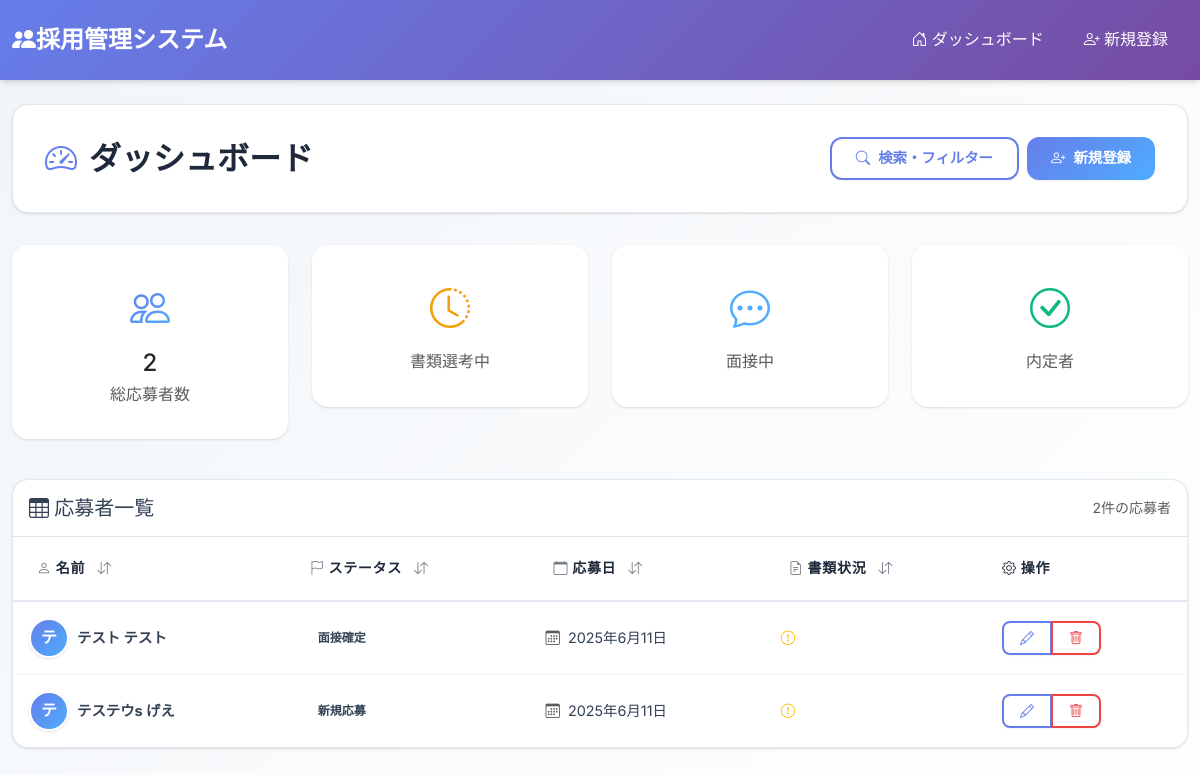
The app's page /recruit/, older data.
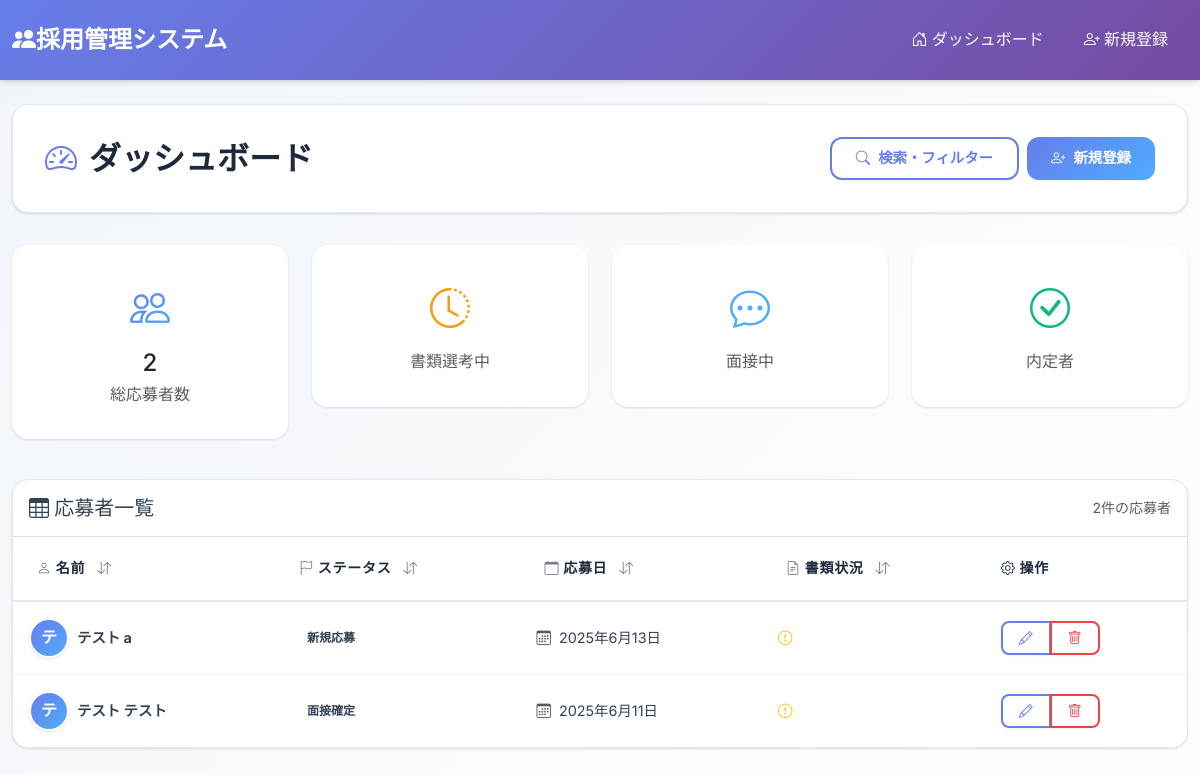
The same page, newer data.
### recruit/models.py (models this page shows, shortened)
class Recruit(models.Model):
    id = models.AutoField(primary_key=True)
    STATUS_CHOICES = [
        ('新規応募', '新規応募'),
        ('書類選考NG', '書類選考NG'),
        ('面接調整中', '面接調整中'),
        ('面接確定', '面接確定'),
        ('面接NG', '面接NG'),
        ('オファ面調整中', 'オファ面調整中'),
        ('オファ面確定', 'オファ面確定'),
        ('オファ面NG', 'オファ面NG'),
        ('辞退', '辞退'),
        ('内定承諾', '内定承諾'),
    ]
    DOCUMENT_RESULT_CHOICES = [
        ('', '選択してください'),
        ('合格', '合格'),
        ('書類NG', '書類NG'),
        ('未', '未'),
    ]
    INTERVIEW_RESULT_CHOICES = [
        ('', '選択してください'),
        ('合格', '合格'),
        ('面接NG', '面接NG'),
        ('未', '未'),
    ]
    MEDIA_CHOICES = [
        ('', '選択してください'),
        ('Indeed', 'Indeed'),
        ('Wantedly', 'Wantedly'),
        ('Green', 'Green'),
        ('その他', 'その他'),
    ]
    REMINDER_CHOICES = [
        ('', '選択してください'),
        ('送信済み', '送信済み'),
        ('未送信', '未送信'),
    ]
    status = models.CharField(
        max_length=100,
        verbose_name='選考進捗',
        default='未対応',
        choices=STATUS_CHOICES
    )
    memo = models.TextField(blank=True, null=True, verbose_name='備考')
    job_title = models.CharField(max_length=100, blank=True, null=True, verbose_name='職種')
    entry_day = models.DateField(default=timezone.now, verbose_name='応募日')
    last_name = models.CharField(max_length=100, verbose_name='姓', default='')
    first_name = models.CharField(max_length=100, verbose_name='名', default='')
    last_name_kana = models.CharField(max_length=100, verbose_name='セイ', default='')
    first_name_kana = models.CharField(max_length=100, verbose_name='メイ', default='')
    age = models.IntegerField(blank=True, null=True, verbose_name='年齢')
    mobile_number = models.CharField(max_length=20, blank=True, null=True, verbose_name='携帯番号')
    email = models.EmailField(blank=True, null=True, verbose_name='メールアドレス')
    gender = models.CharField(max_length=10, blank=True, null=True, verbose_name='性別')
    prefectures = models.CharField(max_length=50, blank=True, null=True, verbose_name='都道府県')
    address = models.CharField(max_length=200, blank=True, null=True, verbose_name='現住所')
    nationality = models.CharField(max_length=50, blank=True, null=True, verbose_name='国籍')
    gmail_address = models.EmailField(blank=True, null=True, verbose_name='Gmail')
    document_result = models.CharField(
        max_length=50,
        blank=True,
        null=True,
        verbose_name='書類選考合否',
        choices=DOCUMENT_RESULT_CHOICES
    )
    interview_day = models.DateField(blank=True, null=True, verbose_name='面接日程')
    interview_url = models.URLField(blank=True, null=True, verbose_name='面接URL')
    interview_result = models.CharField(
        max_length=50,
        blank=True,
        null=True,
        verbose_name='面接合否',
        choices=INTERVIEW_RESULT_CHOICES
    )
    interview_reminder_email = models.CharField(
        max_length=50,
        blank=True,
        null=True,
        verbose_name='面接リマインドメール',
        choices=REMINDER_CHOICES
    )
    interview_reminder_call = models.CharField(
        max_length=50,
        blank=True,
        null=True,
        verbose_name='面接リマインド電話',
        choices=REMINDER_CHOICES
    )
    interview_done = models.BooleanField(default=False, verbose_name='面接実施有無')
    interviewer = models.CharField(max_length=100, blank=True, null=True, verbose_name='面接担当者')
    interview_feedback = models.TextField(blank=True, null=True, verbose_name='面接_所感')
    offer_day = models.DateField(blank=True, null=True, verbose_name='オファー面談日程')
    offer_url = models.URLField(blank=True, null=True, verbose_name='オファ面URL')
    offer_accepted = models.BooleanField(default=False, verbose_name='内定承諾')
    offer_reminder_email = models.CharField(
        max_length=50,
        blank=True,
        null=True,
        verbose_name='オファー面談リマインドメール',
        choices=REMINDER_CHOICES
    )
    offer_reminder_call = models.CharField(
        max_length=50,
        blank=True,
        null=True,
        verbose_name='オファー面談リマインド電話',
        choices=REMINDER_CHOICES
    )
    offer_done = models.BooleanField(default=False, verbose_name='オファ面参加有無')
    offer_result = models.BooleanField(default=False, verbose_name='内定')
    offer_manager = models.CharField(max_length=100, blank=True, null=True, verbose_name='オファー面談_担当者')
    offer_answer = models.TextField(blank=True, null=True, verbose_name='オファー面談_回答')
    offer_hold_date = models.DateField(blank=True, null=True, verbose_name='内定保留期日')
    offer_feedback = models.TextField(blank=True, null=True, verbose_name='オファー面談_所感')
    media = models.CharField(
        max_length=100,
        blank=True,
        null=True,
        verbose_name='媒体',
        choices=MEDIA_CHOICES
    )
    reference_site = models.URLField(blank=True, null=True, verbose_name='参考サイト')
    unique_question_answer = models.TextField(blank=True, null=True, verbose_name='ユニークな質問の回答')
    curriculum = models.CharField(max_length=100, blank=True, null=True, verbose_name='カリキュラム')
    area = models.CharField(max_length=100, blank=True, null=True, verbose_name='エリア')
    relocation_plan = models.CharField(max_length=100, blank=True, null=True, verbose_name='引越し予定')
    commuting_method = models.CharField(max_length=100, blank=True, null=True, verbose_name='通勤手段')
    time_to_office = models.CharField(max_length=100, blank=True, null=True, verbose_name='オフィスまでの時間')
    join_company = models.CharField(max_length=100, blank=True, null=True, verbose_name='入社希望時期')
    parallels_company = models.IntegerField(blank=True, null=True, verbose_name='並行数')
    medical_condition = models.BooleanField(default=False, verbose_name='通院/持病')
    medical_details = models.TextField(blank=True, null=True, verbose_name='持病詳細')
    final_education = models.CharField(max_length=200, blank=True, null=True, verbose_name='最終学歴')
    learning_level = models.CharField(max_length=100, blank=True, null=True, verbose_name='入社前学習レベル')
    job_change = models.IntegerField(blank=True, null=True, verbose_name='転職回数')
    last_job_duration = models.CharField(max_length=100, blank=True, null=True, verbose_name='直近の仕事の在籍期間')
    why_it = models.TextField(blank=True, null=True, verbose_name='ITへ転職経緯')
    attraction_1 = models.TextField(blank=True, null=True, verbose_name='TNGの魅力1')
    attraction_2 = models.TextField(blank=True, null=True, verbose_name='TNGの魅力2')
    attraction_3 = models.TextField(blank=True, null=True, verbose_name='TNGの魅力3')
    attraction_4 = models.TextField(blank=True, null=True, verbose_name='TNGの魅力4')
    vision_1 = models.CharField(max_length=100, blank=True, null=True, verbose_name='ビジョン1')
    vision_2 = models.CharField(max_length=100, blank=True, null=True, verbose_name='ビジョン2')
    vision_3 = models.CharField(max_length=100, blank=True, null=True, verbose_name='ビジョン3')
    tattoo = models.BooleanField(default=False, verbose_name='タトゥー')
    other_company = models.TextField(blank=True, null=True, verbose_name='他社選考数')
    comparison_points1 = models.TextField(blank=True, null=True, verbose_name='他社比較ポイント1')
    comparison_points2 = models.TextField(blank=True, null=True, verbose_name='他社比較ポイント2')
    personality_type = models.CharField(max_length=100, blank=True, null=True, verbose_name='性格タイプ')
    impression = models.TextField(blank=True, null=True, verbose_name='感触')
    grip = models.TextField(blank=True, null=True, verbose_name='グリップ')
    decision_curriculum = models.CharField(max_length=100, blank=True, null=True, verbose_name='カリキュラム')
    side_job = models.TextField(blank=True, null=True, verbose_name='副業相談')
    sheet_response = models.BooleanField(default=False, verbose_name='シート回答')
    created_at = models.DateTimeField('作成日時', default=timezone.now)
    updated_at = models.DateTimeField('更新日時', default=timezone.now)
    class Meta:
        verbose_name = '応募者'
        verbose_name_plural = '応募者'

### recruit/views.py (the view)
# urls.py: path('', views.recruit_list, name='recruit_list'),
def recruit_list(request):
    recruits = Recruit.objects.all().order_by('-entry_day')
    return render(request, 'recruit/index.html', {'recruits': recruits})

### recruit/templates/recruit/index.html (shortened to what the changed rows need)
{% extends 'base.html' %}
{% block content %}
<div class="container mt-4 fade-in-up">
    <div class="page-header">
        <div class="d-flex justify-content-between align-items-center">
            <h1 class="page-title">
                <i class="bi bi-speedometer2"></i>
                ダッシュボード
            </h1>
        </div>
    </div>
    <div class="table-container">
        <div class="table-responsive">
            <table class="table mb-0">
                <thead>
                    <tr>
                        <th class="sortable" data-sort="name">
                            <i class="bi bi-person"></i>
                            名前
                            {% if request.GET.sort == 'name' %}
                                {% if request.GET.order == 'asc' %}
                                    <i class="bi bi-sort-alpha-down"></i>
                                {% else %}
                                    <i class="bi bi-sort-alpha-up"></i>
                                {% endif %}
                            {% else %}
                                <i class="bi bi-arrow-down-up"></i>
                            {% endif %}
                        </th>
                        <th class="sortable" data-sort="status">
                            <i class="bi bi-flag"></i>
                            ステータス
                            {% if request.GET.sort == 'status' %}
                                {% if request.GET.order == 'asc' %}
                                    <i class="bi bi-sort-alpha-down"></i>
                                {% else %}
                                    <i class="bi bi-sort-alpha-up"></i>
                                {% endif %}
                            {% else %}
                                <i class="bi bi-arrow-down-up"></i>
                            {% endif %}
                        </th>
                        <th class="sortable" data-sort="entry_day">
                            <i class="bi bi-calendar"></i>
                            応募日
                            {% if request.GET.sort == 'entry_day' %}
                                {% if request.GET.order == 'asc' %}
                                    <i class="bi bi-sort-numeric-down"></i>
                                {% else %}
                                    <i class="bi bi-sort-numeric-up"></i>
                                {% endif %}
                            {% else %}
                                <i class="bi bi-arrow-down-up"></i>
                            {% endif %}
                        </th>
                        <th class="sortable" data-sort="documents_status">
                            <i class="bi bi-file-earmark-text"></i>
                            書類状況
                            {% if request.GET.sort == 'documents_status' %}
                                {% if request.GET.order == 'asc' %}
                                    <i class="bi bi-sort-alpha-down"></i>
                                {% else %}
                                    <i class="bi bi-sort-alpha-up"></i>
                                {% endif %}
                            {% else %}
                                <i class="bi bi-arrow-down-up"></i>
                            {% endif %}
                        </th>
                        <th>
                            <i class="bi bi-gear"></i>
                            操作
                        </th>
                    </tr>
                </thead>
                <tbody>
                    {% for recruit in recruits %}
                    <tr>
                        <td>
                            <div class="d-flex align-items-center">
                                <div class="avatar-circle me-2">
                                    {{ recruit.last_name|first }}
                                </div>
                                <strong>{{ recruit.last_name }} {{ recruit.first_name }}</strong>
                            </div>
                        </td>
                        <td>
                            <span class="status-badge {{ recruit.status }}">
                                {{ recruit.status }}
                            </span>
                        </td>
                        <td>
                            <i class="bi bi-calendar3 text-muted me-1"></i>
                            {{ recruit.entry_day|date:"Y年n月j日" }}
                        </td>
                        <td>
                            {% if recruit.document_status == '提出済み' %}
                                <i class="bi bi-check-circle text-success me-1"></i>
                            {% elif recruit.document_status == '未提出' %}
                                <i class="bi bi-x-circle text-danger me-1"></i>
                            {% else %}
                                <i class="bi bi-exclamation-circle text-warning me-1"></i>
                            {% endif %}
                        </td>
                        <td>
                            <div class="btn-group" role="group">
                                <a href="{% url 'recruit_edit' recruit.pk %}" class="btn btn-sm btn-outline-primary" title="編集">
                                    <i class="bi bi-pencil"></i>
                                </a>
                                <a href="{% url 'recruit_delete' recruit.pk %}" class="btn btn-sm btn-outline-danger" title="削除">
                                    <i class="bi bi-trash"></i>
                                </a>
                            </div>
                        </td>
                    </tr>
                    {% endfor %}
                </tbody>
            </table>
        </div>
    </div>
</div>
{% endblock %}

Row changes from the older to the newer data that the page shows:
removed Recruit: last_name|first "テ", last_name "テステウs", first_name "げえ", status "新規応募", entry_day "2025年6月11日"
added Recruit: last_name|first "テ", last_name "テスト", first_name "a", status "新規応募", entry_day "2025年6月13日"
